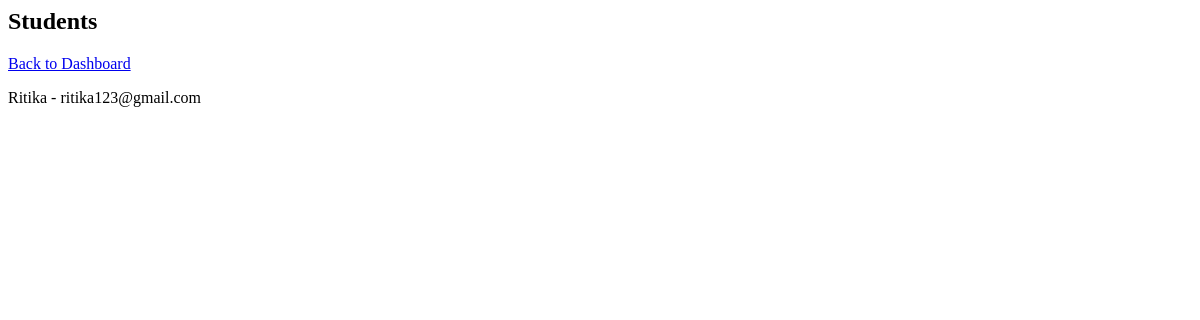
Before: /admin/students with the older database file.
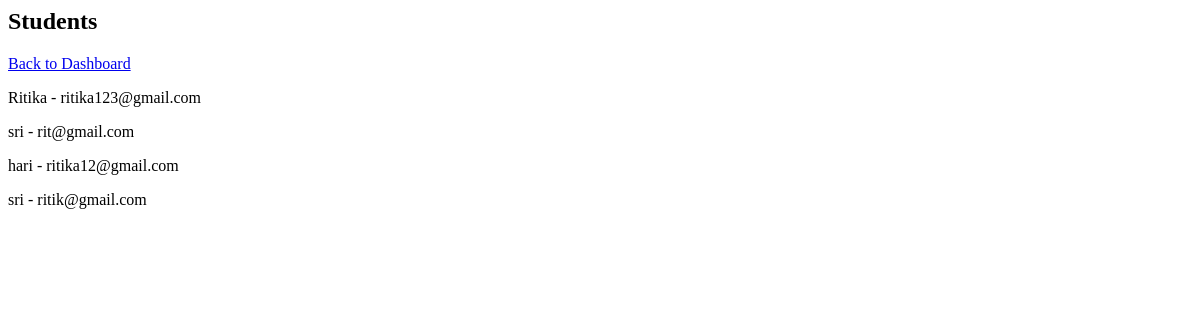
After: the same page with the newer database file.
### models.py (models this page shows)
class Student(db.Model):
    id = db.Column(db.Integer, primary_key=True)
    name = db.Column(db.String(200))
    email = db.Column(db.String(200), unique=True)
    password = db.Column(db.String(200))
    education = db.Column(db.String(200))
    skills = db.Column(db.String(200))
    resume = db.Column(db.String(200))
    active = db.Column(db.Boolean, default=True)
    applications = db.relationship('Application', backref='student', lazy=True)

### app.py (the view)
@app.route("/admin/students")
def admin_students():
    students = Student.query.all()
    return render_template("admin_students.html", students=students)

### app.py (called while the page is built)
@app.before_request
def setup_db():
    if not hasattr(app, "db_initialized"):
        with app.app_context():
            db.create_all()
            if not Admin.query.filter_by(username="admin").first():
                admin = Admin(
                    username="admin",
                    password="admin123"
                )
                db.session.add(admin)
                db.session.commit()
        app.db_initialized = True

### templates/admin_students.html
<h2>Students</h2>
<a href="/admin/dashboard"> Back to Dashboard</a>
{% for s in students %}
<p>{{ s.name }} - {{ s.email }}</p>
{% endfor %}

Changed rows visible on the page:
added Student: name "sri", email "rit@gmail.com"
added Student: name "hari", email "ritika12@gmail.com"
added Student: name "sri", email "ritik@gmail.com"
